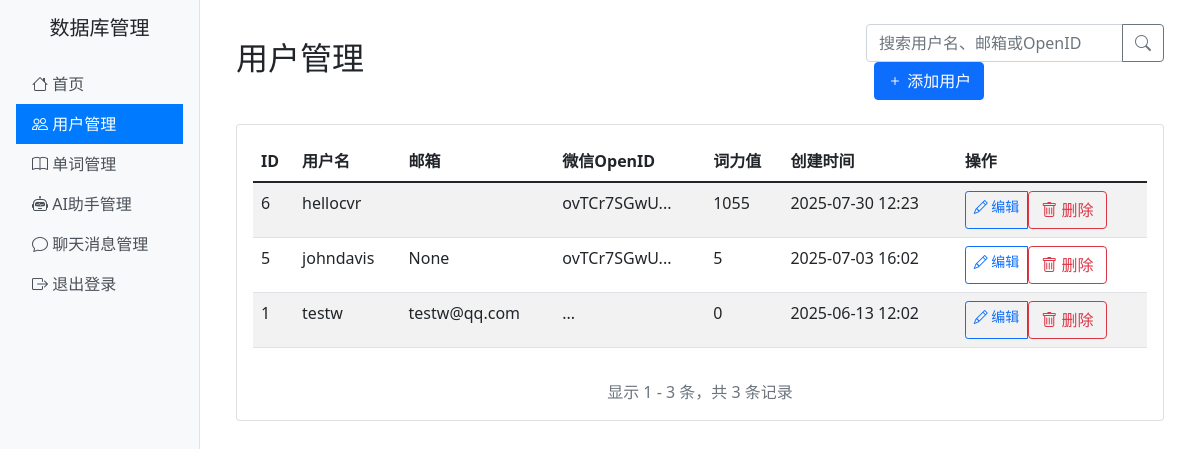
/admin/users (signed in), run on the app's committed database.
### sql_alchemy.py (models this page shows)
class User(db.Model):
    __tablename__ = 'user'
    user_id = db.Column(db.Integer, primary_key=True)
    username = db.Column(db.String(50), unique=True, nullable=False)
    email = db.Column(db.String(100), unique=True, nullable=False)
    avatar_url = db.Column(db.String(255))
    created_at = db.Column(db.DateTime, default=datetime.now())
    updated_at = db.Column(db.DateTime, default=datetime.now(), onupdate=datetime.now())
    wechat_openid = db.Column(db.String(100), unique=True, nullable=False)
    wechat_session_key = db.Column(db.String(100), nullable=False)
    preferred_classification = db.Column(db.String(100), nullable=False) # 当前学习的词书(cet4,cet6,雅思,托福等)
    preferred_plan_daily = db.Column(db.Integer, default=20)
    wallet_key = db.Column(db.String(100), nullable=False, unique=True) # 钱包唯一标识
    word_power_amount = db.Column(db.Integer, nullable=False, default=0) # 词力值
    is_deleted = db.Column(db.Integer, nullable=False, default=0)
    word_friend_name = db.Column(db.String(100), nullable=False, unique=True) # 用户当前选择的词友
    stories = db.relationship('StoryCollection', backref='user')
    word_friend = db.relationship('WordFriend', backref='user')

### views/admin/__init__.py (the view)
@admin_bp.route('/users')
@login_required
def list_users():
    page = request.args.get('page', 1, type=int)
    per_page = request.args.get('per_page', 20, type=int)
    search = request.args.get('search', '')
    query = User.query
    if search:
        query = query.filter(
            (User.username.ilike(f'%{search}%')) |
            (User.email.ilike(f'%{search}%')) |
            (User.wechat_openid.ilike(f'%{search}%'))
        )
    users = query.order_by(User.created_at.desc()).paginate(
        page=page, per_page=per_page, error_out=False
    )
    return render_template('admin/users/list.html', users=users, search=search)

### views/admin/__init__.py (called while the page is built)
def login_required(f):
    from functools import wraps
    @wraps(f)
    def decorated_function(*args, **kwargs):
        if 'admin_logged_in' not in session:
            return redirect(url_for('admin.login'))
        return f(*args, **kwargs)
    return decorated_function

### views/admin/templates/admin/users/list.html (shortened to what this page needs)
{% extends "admin/base.html" %}
{% block content %}
<div class="d-flex justify-content-between align-items-center mb-4">
    <h2>用户管理</h2>
    <div>
        <form method="GET" class="d-inline me-2">
            <div class="input-group">
                <input type="text" class="form-control" placeholder="搜索用户名、邮箱或OpenID" name="search" value="{{ search }}">
                <button class="btn btn-outline-secondary" type="submit">
                    <i class="bi bi-search"></i>
                </button>
            </div>
        </form>
        <a href="{{ url_for('admin.create_user') }}" class="btn btn-primary">
            <i class="bi bi-plus"></i> 添加用户
        </a>
    </div>
</div>
<div class="card">
    <div class="card-body">
        <div class="table-responsive">
            <table class="table table-striped">
                <thead>
                    <tr>
                        <th>ID</th>
                        <th>用户名</th>
                        <th>邮箱</th>
                        <th>微信OpenID</th>
                        <th>词力值</th>
                        <th>创建时间</th>
                        <th>操作</th>
                    </tr>
                </thead>
                <tbody>
                    {% for user in users %}
                    <tr>
                        <td>{{ user.user_id }}</td>
                        <td>{{ user.username }}</td>
                        <td>{{ user.email }}</td>
                        <td>{{ user.wechat_openid[:10] if user.wechat_openid else '' }}...</td>
                        <td>{{ user.word_power_amount }}</td>
                        <td>{{ user.created_at.strftime('%Y-%m-%d %H:%M') }}</td>
                        <td>
                            <div class="btn-group btn-group-sm">
                                <a href="{{ url_for('admin.edit_user', user_id=user.user_id) }}" class="btn btn-outline-primary">
                                    <i class="bi bi-pencil"></i> 编辑
                                </a>
                                <form method="POST" action="{{ url_for('admin.delete_user', user_id=user.user_id) }}" onsubmit="return confirm('确定要删除这个用户吗？');">
                                    <button type="submit" class="btn btn-outline-danger">
                                        <i class="bi bi-trash"></i> 删除
                                    </button>
                                </form>
                            </div>
                        </td>
                    </tr>
                    {% endfor %}
                </tbody>
            </table>
        </div>
        <div class="mt-3 text-center text-muted">
            显示 {{ users.first }} - {{ users.last }} 条，共 {{ users.total }} 条记录
        </div>
    </div>
</div>
{% endblock %}

### data on the page
User: user_id "6", username "hellocvr", wechat_openid "ovTCr7SGwU", word_power_amount "1055", created_at "2025-07-30 12:23"
User: user_id "5", username "johndavis", email "None", wechat_openid "ovTCr7SGwU", word_power_amount "5", created_at "2025-07-03 16:02"
User: user_id "1", username "testw", email "testw@qq.com", word_power_amount "0", created_at "2025-06-13 12:02"

### other printed values
{{ users.first }} "1"
{{ users.last }} "3"
{{ users.total }} "3"
